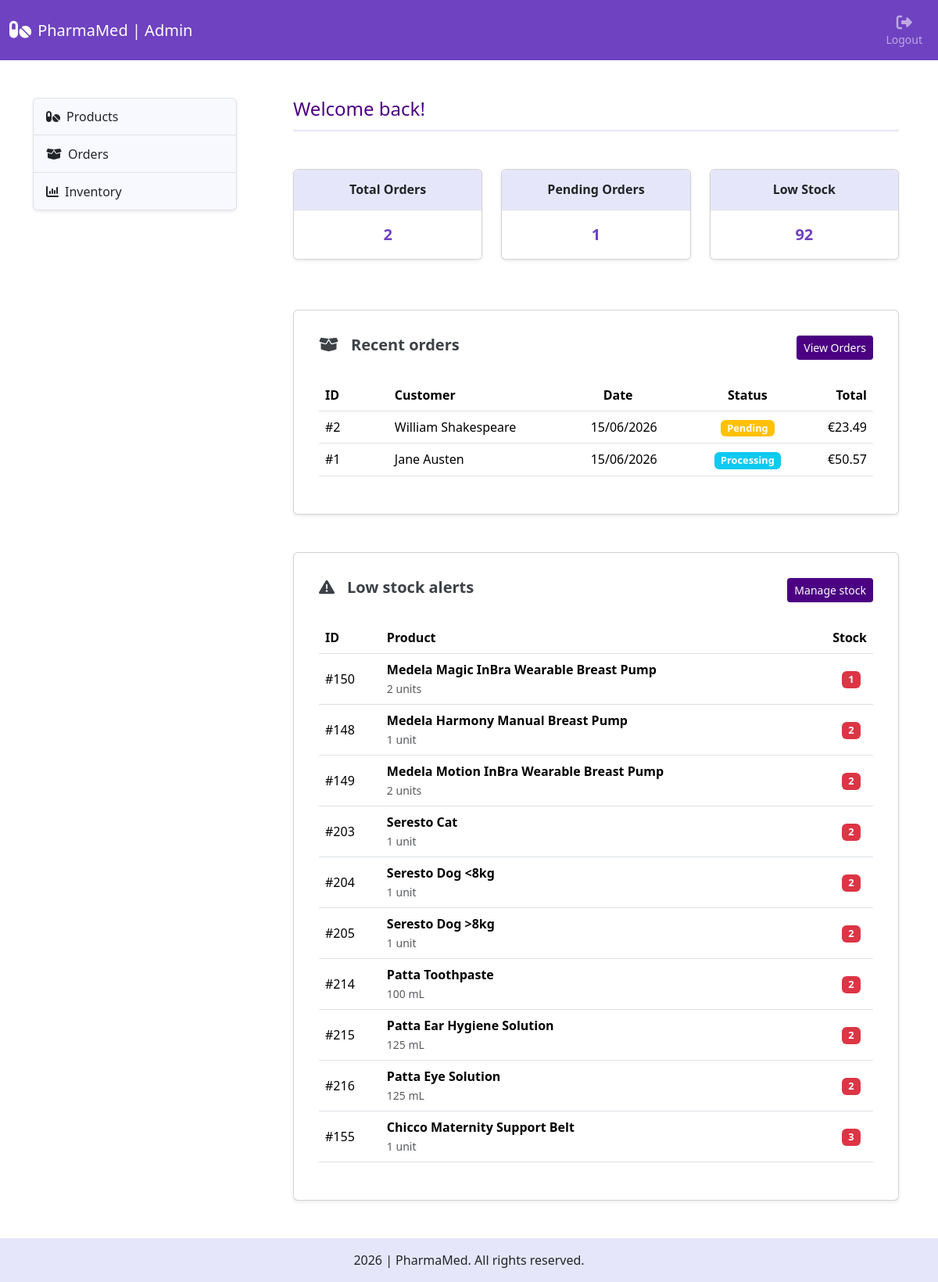
Before: /admin/ (signed in) with the older database file.
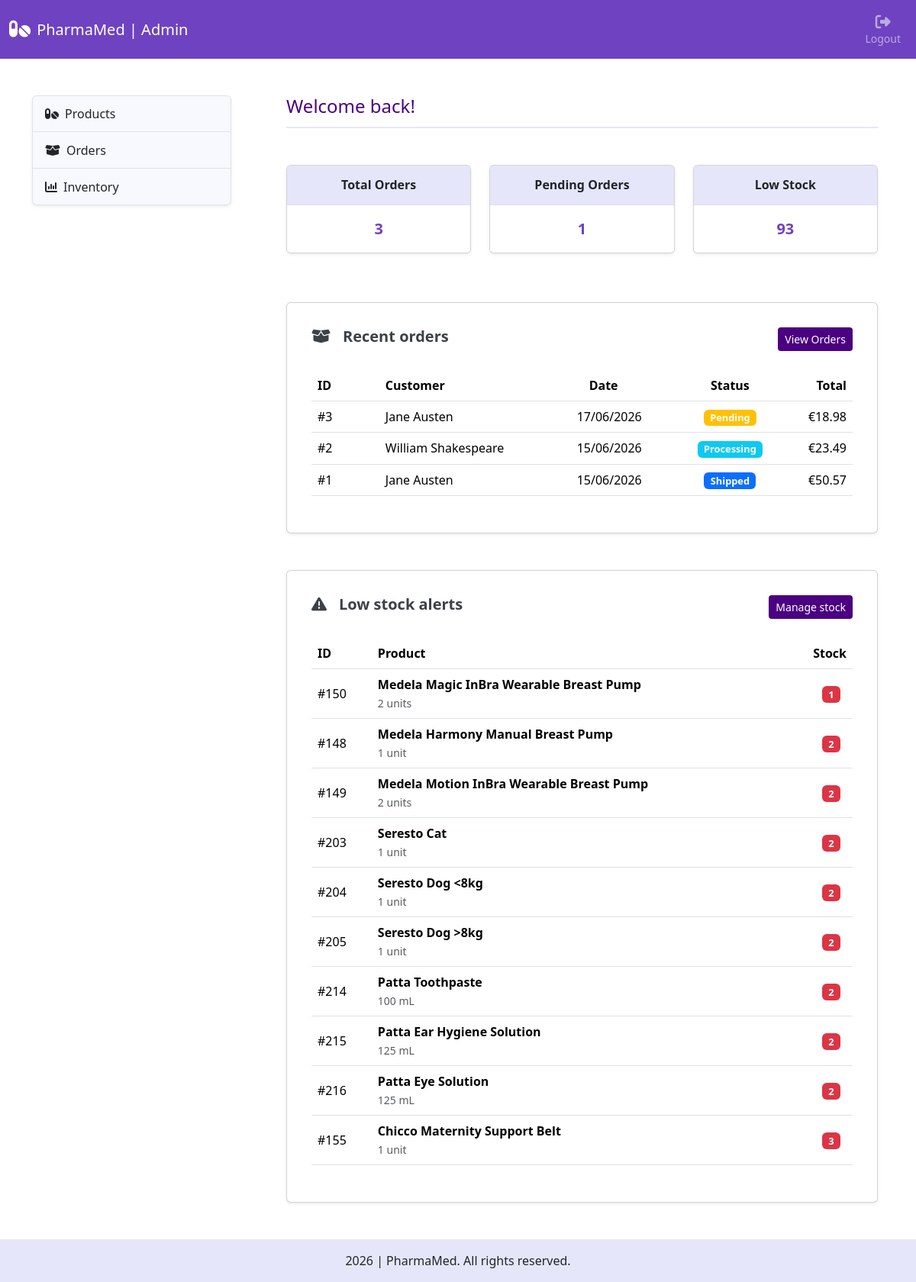
After: the same page with the newer database file.
### tables this page shows
CREATE TABLE orders (
    id INTEGER PRIMARY KEY AUTOINCREMENT,
    user_id INTEGER NOT NULL,
    address_id INTEGER NOT NULL,
    full_name TEXT NOT NULL,
    address_line TEXT NOT NULL,
    postal_code TEXT NOT NULL,
    city TEXT NOT NULL,
    country TEXT NOT NULL,
    shipping_method TEXT NOT NULL,
    subtotal REAL NOT NULL,
    shipping_cost REAL NOT NULL,
    total REAL NOT NULL,
    status TEXT NOT NULL DEFAULT 'pending',
    created_at TIMESTAMP DEFAULT CURRENT_TIMESTAMP,
    updated_at TIMESTAMP DEFAULT CURRENT_TIMESTAMP,
    FOREIGN KEY (user_id) REFERENCES users(id)
);

CREATE TABLE products (
    product_id INTEGER PRIMARY KEY AUTOINCREMENT,
    name TEXT NOT NULL,
    description TEXT,
    category_id INTEGER NOT NULL,
    brand_id INTEGER NOT NULL,
    pack_size TEXT NOT NULL,
    price REAL NOT NULL CHECK(price >= 0),
    stock INTEGER NOT NULL DEFAULT 0 CHECK(stock >= 0),
    image_url TEXT,
    created_at DATETIME DEFAULT CURRENT_TIMESTAMP,
    updated_at DATETIME DEFAULT CURRENT_TIMESTAMP, is_active INTEGER NOT NULL DEFAULT 1,
    FOREIGN KEY (category_id) REFERENCES categories(category_id),
    FOREIGN KEY (brand_id) REFERENCES brands(brand_id)
);

### app/routes/admin.py (the view)
@admin_bp.route("/")
@admin_required
def admin_home():
    db = get_db()
    total_orders = count_orders(db)
    pending_orders = count_orders(db, status="pending")
    low_stock_count = count_low_stock_products(db)
    recent_orders = get_recent_orders(db)
    low_stock_products = get_low_stock_products(db, limit=10)
    return render_template("admin/dashboard.html", total_orders=total_orders, pending_orders=pending_orders, low_stock_count=low_stock_count, recent_orders=recent_orders,
                           low_stock_products=low_stock_products)

### app/__init__.py (called while the page is built)
@app.context_processor
def inject_globals():
    return {
        "categories_menu": load_categories_menu(),
        "cart_count": get_cart_count()
    }

### app/services/admin_service.py (called while the page is built)
def get_admin_by_id(admin_id):
    db = get_db()
    return db.execute(
        """
        SELECT id
        FROM admins
        WHERE id = ?
        """,
        (admin_id,)
    ).fetchone()

### app/services/cart_service.py (called while the page is built)
def get_cart_count():
    db = get_db()
    if current_user.is_authenticated:
        return db_cart_count(db, current_user.id)
    session_cart = session.get('cart', {})
    return sum(session_cart.values())

### app/services/order_service.py (called while the page is built)
def get_recent_orders(db):
    return db.execute(
        """
        SELECT id, full_name, total, status, created_at
        FROM orders
        ORDER BY created_at DESC
        LIMIT 5
        """
    ).fetchall()

def count_orders(db, status=None):
    query = "SELECT COUNT(*) AS total FROM orders"
    params = []
    if status:
        query += " WHERE status = ?"
        params.append(status)
    return db.execute(query, tuple(params)).fetchone()["total"]

### app/utils/db.py (called while the page is built)
def get_db():
    if "db" not in g:
        g.db = sqlite3.connect(DATABASE_PATH)
        g.db.row_factory = sqlite3.Row
        g.db.execute("PRAGMA foreign_keys = ON")
    return g.db

### app/templates/admin/dashboard.html (shortened to what the changed rows need)
{% extends "admin/admin.html" %}
{% block admin_content %}
<div class="section-heading pb-1 mb-5">
    <h1 class="fs-4">Welcome back!</h1>
</div>
<div class="row row-cols-1 row-cols-md-3 mb-5">
    <div class="col mb-3">
        <div class="card admin-card shadow-sm">
            <ul class="list-group list-group-flush text-center">
                <li class="list-group-item dark-item">
                    <h2 class="text fs-6 fw-bold my-2">
                        Total Orders
                    </h2>
                </li>
                <li class="list-group-item">
                    <div class="my-2">
                        <div class="total-number fw-bold fs-5">
                            {{ total_orders }}
                        </div>
                    </div>
                </li>
            </ul>
        </div>
    </div>
    <div class="col mb-3">
        <div class="card admin-card shadow-sm">
            <ul class="list-group list-group-flush text-center">
                <li class="list-group-item dark-item">
                    <h2 class="text fs-6 fw-bold my-2">
                        Pending Orders
                    </h2>
                </li>
            </ul>
        </div>
    </div>
    <div class="col mb-3">
        <div class="card admin-card shadow-sm">
            <ul class="list-group list-group-flush text-center">
                <li class="list-group-item dark-item">
                    <h2 class="text fs-6 fw-bold my-2">
                        Low Stock
                    </h2>
                </li>
                <li class="list-group-item">
                    <div class="my-2">
                        <div class="total-number fw-bold fs-5">
                            {{ low_stock_count }}
                        </div>
                    </div>
                </li>
            </ul>
        </div>
    </div>
</div>
<div class="card recent-orders-card shadow-sm p-3 mb-5">
    <div class="card-body">
        <div class="d-flex justify-content-between align-items-center flex-wrap gap-3 mb-4">
            <h2 class="card-title fs-5 fw-semibold">
                <i class="fa-solid fa-box-open me-3" aria-hidden="true"></i>Recent orders
            </h2>
        </div>
        <div class="table-responsive">
            <table class="table align-middle">
                <thead>
                    <tr>
                        <th>ID</th>
                        <th class="ps-md-5">Customer</th>
                        <th class="ps-4">Date</th>
                        <th class="text-center">Status</th>
                        <th class="text-end">Total</th>
                    </tr>
                </thead>
                <tbody>
                {% for order in recent_orders %}
                    <tr>
                        <td>#{{ order.id }}</td>
                        <td class="ps-md-5">{{ order.full_name }}</td>
                        <td>{{ order.created_at | format_date }}</td>
                        <td class="text-center">
                            <span class="badge {% if order.status == 'pending' %}bg-warning{% elif order.status == 'processing' %}bg-info{% elif order.status == 'shipped' %}bg-primary{% elif order.status == 'delivered' %}bg-success{% elif order.status == 'cancelled' %}bg-danger{% endif %}">
                                {{ order.status|title }}
                            </span>
                        </td>
                        <td class="text-end">€{{ "%.2f"|format(order.total) }}</td>
                    </tr>
                {% endfor %}
                </tbody>
            </table>
        </div>
    </div>
</div>
<div class="card low-stock-card shadow-sm p-3">
    <div class="card-body">
        <div class="d-flex justify-content-between align-items-center flex-wrap gap-3 mb-4">
            <h2 class="card-title fs-5 fw-semibold">
                <i class="fa-solid fa-triangle-exclamation me-3" aria-hidden="true"></i>Low stock alerts
            </h2>
        </div>
        <div class="table-responsive">
            <table class="table align-middle">
                <thead>
                    <tr>
                        <th>ID</th>
                        <th>Product</th>
                        <th class="text-end">Stock</th>
                    </tr>
                </thead>
                <tbody>
                {% for product in low_stock_products %}
                    <tr>
                        <td>#{{ product.product_id }}</td>
                        <td>
                            <div class="fw-semibold">{{ product.name }}</div>
                            <small class="text-muted">{{ product.pack_size }}</small>
                        </td>
                        <td class="text-end pe-3">
                            <span class="badge {% if product.stock <= 5 %}bg-danger {% elif product.stock > 5 and product.stock <= 10 %}bg-warning {% endif %}">
                                {{ product.stock }}
                            </span>
                        </td>
                    </tr>
                {% endfor %}
                </tbody>
            </table>
        </div>
    </div>
</div>
{% endblock %}

Changed rows visible on the page:
added orders: id "3", full_name "Jane Austen", created_at "17/06/2026", status "Pending", total "18.98"
changed orders "William Shakespeare": status "Pending" → "Processing"
changed orders id 1: status "Processing" → "Shipped"
Other visible differences:
{{ total_orders }}: "2" → "3"
{{ low_stock_count }}: "92" → "93"
